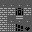

This game map was drawn from its Tiled (.tmx) file and the tilesets committed beside it. A one-line description and the full map source follow:
An orthogonal 4x4 tile map with 8x8 px tiles, 1 tile layer (Tile Layer 1).

<map version="1.5" tiledversion="1.6.0" orientation="orthogonal" renderorder="right-down" width="4" height="4" tilewidth="8" tileheight="8" infinite="0" nextlayerid="2" nextobjectid="1">
 <tileset firstgid="1" source="bg.tsx" />
 <layer id="1" name="Tile Layer 1" width="4" height="4">
  <data encoding="csv">
2,2,2,2,
72,72,64,72,
72,2,97,2,
72,9,15,73
</data>
 </layer>
</map>
